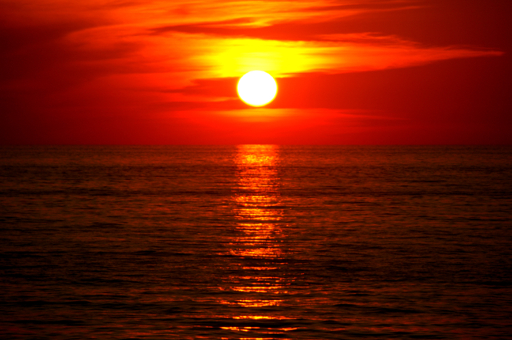
#> input picture datas/sunset2.jpg, 512 x 340 px
$ jupyter execute '54-图像特效-波浪效果.ipynb'   (shell and % lines are left out)
#> lines starting #> are read from the running program, lines starting #| are printed output that depends on the picture
# 图像特效-波浪效果

[cell 1]
from scipy import signal
import numpy as np
import cv2
import matplotlib.pyplot as plt
from numpy.lib.function_base import histogram

[cell 2]
src = cv2.imread('../datas/sunset2.jpg')
#> src is the input picture: shape (340, 512, 3); mean B, G, R 2.5, 28.3, 117.1
gray = cv2.imread('../datas/sunset2.jpg',0)
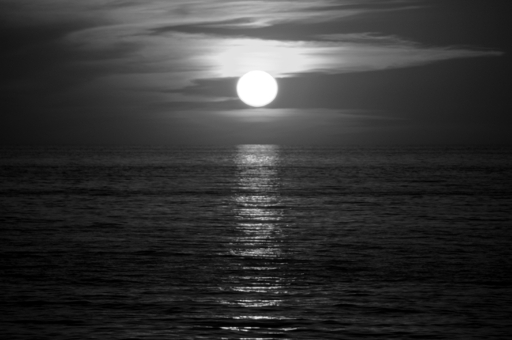
#> gray: shape (340, 512); min 0, max 255, mean 51.9
rgb = cv2.cvtColor(src,cv2.COLOR_BGR2RGB)

[cell 3]
def wave(src,degree=60):
#> called with degree = 60
    srcf = src.astype(np.float32)
    if len(src.shape) < 3:
        srcf = cv2.cvtColor(src,cv2.COLOR_GRAY2RGB).astype(np.float32)
    dst = np.zeros_like(srcf)
    rows,cols,ch = srcf.shape
#> rows = 340; cols = 512; ch = 3
    for i in range(rows):
        for j in range(cols):
            ni = int(degree * np.sin(j * np.pi * 2 / 128) + i)
            nj = int(degree * np.cos(i * np.pi * 2 / 128) + j)
            if ni < 0:
                ni = 0
            if ni >= rows:
                ni = rows - 1
            if nj < 0:
                nj = 0
            if nj >= cols:
                nj = cols - 1
            dst[i,j] = srcf[ni,nj]
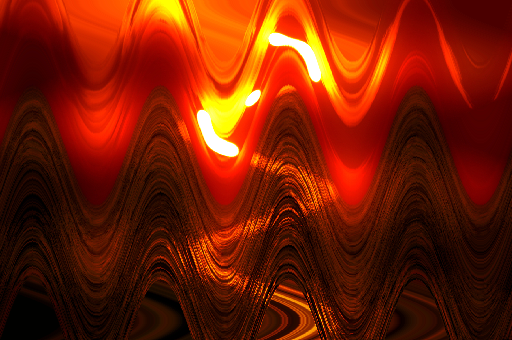
#> dst: shape (340, 512, 3) float32; mean R, G, B 115.9, 28.6, 3.3
    return np.uint8(dst)
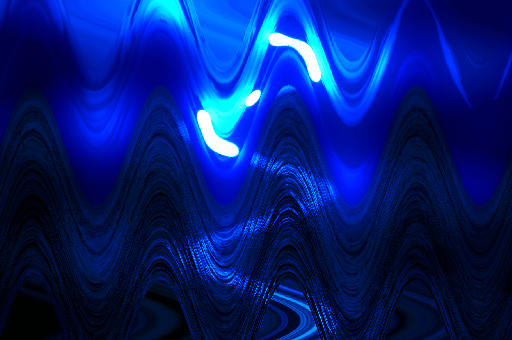
#> returned value: shape (340, 512, 3); mean of channels 0, 1, 2 115.9, 28.6, 3.3; drawn as B, G, R

$ run again, with datas/animal.jpg copied over datas/sunset2.jpg
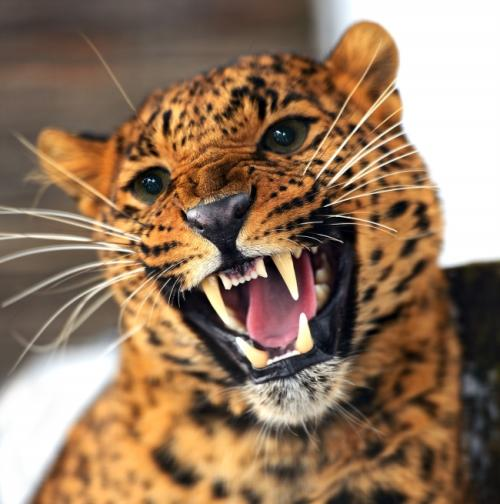
#> input picture datas/animal.jpg, 500 x 504 px
#> src is the input picture: shape (504, 500, 3); mean B, G, R 95.3, 119.5, 147.5
#> after the loop in wave, `for i in range(rows):`:
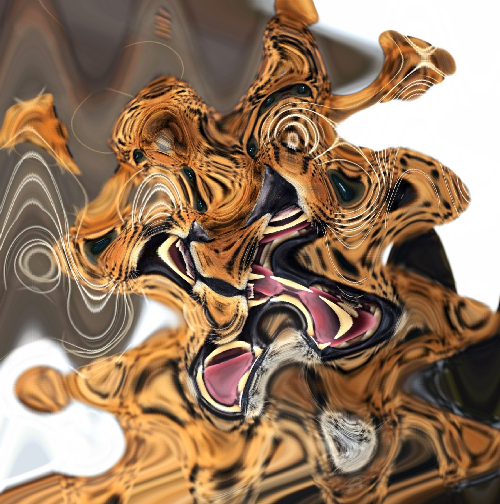
#> dst: shape (504, 500, 3) float32; mean R, G, B 149.2, 121.5, 97.3
#> in wave, `return np.uint8(dst)`:
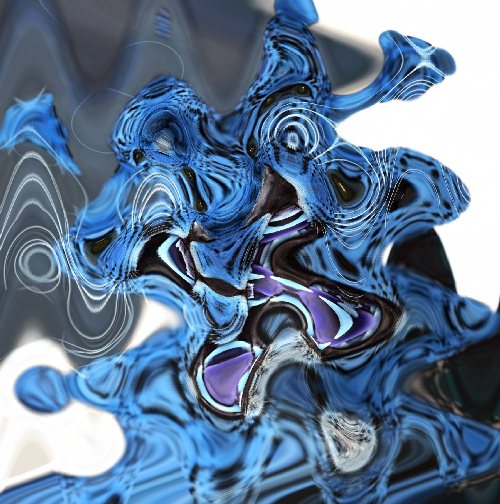
#> returned value: shape (504, 500, 3); mean of channels 0, 1, 2 149.2, 121.5, 97.3; drawn as B, G, R
